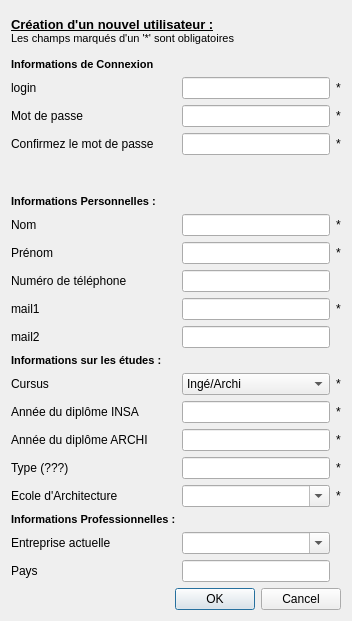
<?xml version="1.0" encoding="UTF-8"?>
<ui version="4.0">
 <class>registerDialog</class>
 <widget class="QDialog" name="registerDialog">
  <property name="geometry">
   <rect>
    <x>0</x>
    <y>0</y>
    <width>352</width>
    <height>621</height>
   </rect>
  </property>
  <property name="windowTitle">
   <string>Création d'un compte utilisateur</string>
  </property>
  <property name="windowIcon">
   <iconset resource="img.qrc">
    <normaloff>:/img/icon</normaloff>:/img/icon</iconset>
  </property>
  <property name="styleSheet">
   <string notr="true"/>
  </property>
  <property name="modal">
   <bool>true</bool>
  </property>
  <layout class="QVBoxLayout" name="verticalLayout">
   <item>
    <widget class="QLabel" name="label_18">
     <property name="text">
      <string>&lt;!DOCTYPE HTML PUBLIC &quot;-//W3C//DTD HTML 4.0//EN&quot; &quot;http://www.w3.org/TR/REC-html40/strict.dtd&quot;&gt;
&lt;html&gt;&lt;head&gt;&lt;meta name=&quot;qrichtext&quot; content=&quot;1&quot; /&gt;&lt;style type=&quot;text/css&quot;&gt;
p, li { white-space: pre-wrap; }
&lt;/style&gt;&lt;/head&gt;&lt;body style=&quot; font-family:'MS Shell Dlg 2'; font-size:8.25pt; font-weight:400; font-style:normal;&quot;&gt;
&lt;p style=&quot; margin-top:0px; margin-bottom:0px; margin-left:0px; margin-right:0px; -qt-block-indent:0; text-indent:0px;&quot;&gt;&lt;span style=&quot; font-size:10pt; font-weight:600; text-decoration: underline;&quot;&gt;Création d'un nouvel utilisateur :&lt;/span&gt;&lt;/p&gt;
&lt;p style=&quot; margin-top:0px; margin-bottom:0px; margin-left:0px; margin-right:0px; -qt-block-indent:0; text-indent:0px;&quot;&gt;&lt;span style=&quot; font-size:8pt;&quot;&gt;Les champs marqués d'un '*' sont obligatoires&lt;/span&gt;&lt;/p&gt;&lt;/body&gt;&lt;/html&gt;</string>
     </property>
    </widget>
   </item>
   <item>
    <layout class="QGridLayout" name="gridLayout">
     <item row="0" column="0">
      <widget class="QLabel" name="label_15">
       <property name="text">
        <string>&lt;!DOCTYPE HTML PUBLIC &quot;-//W3C//DTD HTML 4.0//EN&quot; &quot;http://www.w3.org/TR/REC-html40/strict.dtd&quot;&gt;
&lt;html&gt;&lt;head&gt;&lt;meta name=&quot;qrichtext&quot; content=&quot;1&quot; /&gt;&lt;style type=&quot;text/css&quot;&gt;
p, li { white-space: pre-wrap; }
&lt;/style&gt;&lt;/head&gt;&lt;body style=&quot; font-family:'MS Shell Dlg 2'; font-size:8.25pt; font-weight:400; font-style:normal;&quot;&gt;
&lt;p style=&quot; margin-top:0px; margin-bottom:0px; margin-left:0px; margin-right:0px; -qt-block-indent:0; text-indent:0px;&quot;&gt;&lt;span style=&quot; font-size:8pt; font-weight:600;&quot;&gt;Informations de Connexion&lt;/span&gt;&lt;/p&gt;&lt;/body&gt;&lt;/html&gt;</string>
       </property>
      </widget>
     </item>
     <item row="1" column="0">
      <widget class="QLabel" name="label">
       <property name="text">
        <string>login</string>
       </property>
      </widget>
     </item>
     <item row="1" column="1">
      <widget class="QLineEdit" name="leLogin"/>
     </item>
     <item row="1" column="2">
      <widget class="QLabel" name="label_20">
       <property name="text">
        <string>*</string>
       </property>
      </widget>
     </item>
     <item row="2" column="0">
      <widget class="QLabel" name="label_2">
       <property name="text">
        <string>Mot de passe</string>
       </property>
      </widget>
     </item>
     <item row="2" column="1">
      <widget class="QLineEdit" name="lePassword">
       <property name="echoMode">
        <enum>QLineEdit::Password</enum>
       </property>
      </widget>
     </item>
     <item row="2" column="2">
      <widget class="QLabel" name="label_21">
       <property name="text">
        <string>*</string>
       </property>
      </widget>
     </item>
     <item row="3" column="0">
      <widget class="QLabel" name="label_14">
       <property name="text">
        <string>Confirmez le mot de passe</string>
       </property>
      </widget>
     </item>
     <item row="3" column="1">
      <widget class="QLineEdit" name="lePassword2">
       <property name="echoMode">
        <enum>QLineEdit::Password</enum>
       </property>
      </widget>
     </item>
     <item row="3" column="2">
      <widget class="QLabel" name="label_22">
       <property name="text">
        <string>*</string>
       </property>
      </widget>
     </item>
     <item row="6" column="0">
      <widget class="QLabel" name="label_16">
       <property name="text">
        <string>&lt;!DOCTYPE HTML PUBLIC &quot;-//W3C//DTD HTML 4.0//EN&quot; &quot;http://www.w3.org/TR/REC-html40/strict.dtd&quot;&gt;
&lt;html&gt;&lt;head&gt;&lt;meta name=&quot;qrichtext&quot; content=&quot;1&quot; /&gt;&lt;style type=&quot;text/css&quot;&gt;
p, li { white-space: pre-wrap; }
&lt;/style&gt;&lt;/head&gt;&lt;body style=&quot; font-family:'MS Shell Dlg 2'; font-size:8.25pt; font-weight:400; font-style:normal;&quot;&gt;
&lt;p style=&quot; margin-top:0px; margin-bottom:0px; margin-left:0px; margin-right:0px; -qt-block-indent:0; text-indent:0px;&quot;&gt;&lt;span style=&quot; font-size:8pt; font-weight:600;&quot;&gt;Informations &lt;/span&gt;&lt;span style=&quot; font-size:8pt; font-weight:600;&quot;&gt;Personnelles :&lt;/span&gt;&lt;/p&gt;&lt;/body&gt;&lt;/html&gt;</string>
       </property>
      </widget>
     </item>
     <item row="7" column="0">
      <widget class="QLabel" name="label_3">
       <property name="text">
        <string>Nom</string>
       </property>
      </widget>
     </item>
     <item row="7" column="1">
      <widget class="QLineEdit" name="leNom"/>
     </item>
     <item row="7" column="2">
      <widget class="QLabel" name="label_23">
       <property name="text">
        <string>*</string>
       </property>
      </widget>
     </item>
     <item row="8" column="0">
      <widget class="QLabel" name="label_4">
       <property name="text">
        <string>Prénom</string>
       </property>
      </widget>
     </item>
     <item row="8" column="1">
      <widget class="QLineEdit" name="lePrenom"/>
     </item>
     <item row="8" column="2">
      <widget class="QLabel" name="label_24">
       <property name="text">
        <string>*</string>
       </property>
      </widget>
     </item>
     <item row="9" column="0">
      <widget class="QLabel" name="label_31">
       <property name="text">
        <string>Numéro de téléphone</string>
       </property>
      </widget>
     </item>
     <item row="9" column="1">
      <widget class="QLineEdit" name="leNumTel"/>
     </item>
     <item row="10" column="0">
      <widget class="QLabel" name="label_5">
       <property name="text">
        <string>mail1 </string>
       </property>
      </widget>
     </item>
     <item row="10" column="1">
      <widget class="QLineEdit" name="leMail1"/>
     </item>
     <item row="10" column="2">
      <widget class="QLabel" name="label_25">
       <property name="text">
        <string>*</string>
       </property>
      </widget>
     </item>
     <item row="11" column="0">
      <widget class="QLabel" name="label_6">
       <property name="text">
        <string>mail2</string>
       </property>
      </widget>
     </item>
     <item row="11" column="1">
      <widget class="QLineEdit" name="leMail2"/>
     </item>
     <item row="12" column="0">
      <widget class="QLabel" name="label_19">
       <property name="text">
        <string>&lt;!DOCTYPE HTML PUBLIC &quot;-//W3C//DTD HTML 4.0//EN&quot; &quot;http://www.w3.org/TR/REC-html40/strict.dtd&quot;&gt;
&lt;html&gt;&lt;head&gt;&lt;meta name=&quot;qrichtext&quot; content=&quot;1&quot; /&gt;&lt;style type=&quot;text/css&quot;&gt;
p, li { white-space: pre-wrap; }
&lt;/style&gt;&lt;/head&gt;&lt;body style=&quot; font-family:'MS Shell Dlg 2'; font-size:8.25pt; font-weight:400; font-style:normal;&quot;&gt;
&lt;p style=&quot; margin-top:0px; margin-bottom:0px; margin-left:0px; margin-right:0px; -qt-block-indent:0; text-indent:0px;&quot;&gt;&lt;span style=&quot; font-size:8pt; font-weight:600;&quot;&gt;Informations sur les études :&lt;/span&gt;&lt;/p&gt;&lt;/body&gt;&lt;/html&gt;</string>
       </property>
      </widget>
     </item>
     <item row="13" column="0">
      <widget class="QLabel" name="label_7">
       <property name="text">
        <string>Cursus</string>
       </property>
      </widget>
     </item>
     <item row="13" column="1">
      <widget class="QComboBox" name="cbCursus">
       <item>
        <property name="text">
         <string>Ingé/Archi</string>
        </property>
       </item>
       <item>
        <property name="text">
         <string>Archi/Ingé</string>
        </property>
       </item>
      </widget>
     </item>
     <item row="13" column="2">
      <widget class="QLabel" name="label_26">
       <property name="text">
        <string>*</string>
       </property>
      </widget>
     </item>
     <item row="14" column="0">
      <widget class="QLabel" name="label_8">
       <property name="text">
        <string>Année du diplôme INSA</string>
       </property>
      </widget>
     </item>
     <item row="14" column="1">
      <widget class="QLineEdit" name="leAnneeDiplomeINSA"/>
     </item>
     <item row="14" column="2">
      <widget class="QLabel" name="label_27">
       <property name="text">
        <string>*</string>
       </property>
      </widget>
     </item>
     <item row="15" column="0">
      <widget class="QLabel" name="label_9">
       <property name="text">
        <string>Année du diplôme ARCHI</string>
       </property>
      </widget>
     </item>
     <item row="15" column="1">
      <widget class="QLineEdit" name="leAnneeDiplomeARCHI"/>
     </item>
     <item row="15" column="2">
      <widget class="QLabel" name="label_28">
       <property name="text">
        <string>*</string>
       </property>
      </widget>
     </item>
     <item row="16" column="0">
      <widget class="QLabel" name="label_10">
       <property name="text">
        <string>Type (???)</string>
       </property>
      </widget>
     </item>
     <item row="16" column="1">
      <widget class="QLineEdit" name="leType"/>
     </item>
     <item row="16" column="2">
      <widget class="QLabel" name="label_29">
       <property name="text">
        <string>*</string>
       </property>
      </widget>
     </item>
     <item row="17" column="0">
      <widget class="QLabel" name="label_11">
       <property name="text">
        <string>Ecole d'Architecture</string>
       </property>
      </widget>
     </item>
     <item row="17" column="1">
      <widget class="QComboBox" name="cbEcole">
       <property name="editable">
        <bool>true</bool>
       </property>
       <property name="currentIndex">
        <number>-1</number>
       </property>
      </widget>
     </item>
     <item row="17" column="2">
      <widget class="QLabel" name="label_30">
       <property name="text">
        <string>*</string>
       </property>
      </widget>
     </item>
     <item row="18" column="0">
      <widget class="QLabel" name="label_17">
       <property name="text">
        <string>&lt;!DOCTYPE HTML PUBLIC &quot;-//W3C//DTD HTML 4.0//EN&quot; &quot;http://www.w3.org/TR/REC-html40/strict.dtd&quot;&gt;
&lt;html&gt;&lt;head&gt;&lt;meta name=&quot;qrichtext&quot; content=&quot;1&quot; /&gt;&lt;style type=&quot;text/css&quot;&gt;
p, li { white-space: pre-wrap; }
&lt;/style&gt;&lt;/head&gt;&lt;body style=&quot; font-family:'MS Shell Dlg 2'; font-size:8.25pt; font-weight:400; font-style:normal;&quot;&gt;
&lt;p style=&quot; margin-top:0px; margin-bottom:0px; margin-left:0px; margin-right:0px; -qt-block-indent:0; text-indent:0px;&quot;&gt;&lt;span style=&quot; font-size:8pt; font-weight:600;&quot;&gt;Informations &lt;/span&gt;&lt;span style=&quot; font-size:8pt; font-weight:600;&quot;&gt;Professionnelles :&lt;/span&gt;&lt;/p&gt;&lt;/body&gt;&lt;/html&gt;</string>
       </property>
      </widget>
     </item>
     <item row="19" column="0">
      <widget class="QLabel" name="label_12">
       <property name="text">
        <string>Entreprise actuelle</string>
       </property>
      </widget>
     </item>
     <item row="19" column="1">
      <widget class="QComboBox" name="cbEntreprise">
       <property name="editable">
        <bool>true</bool>
       </property>
      </widget>
     </item>
     <item row="20" column="0">
      <widget class="QLabel" name="label_13">
       <property name="text">
        <string>Pays</string>
       </property>
      </widget>
     </item>
     <item row="20" column="1">
      <widget class="QLineEdit" name="lePays"/>
     </item>
     <item row="4" column="1">
      <widget class="PasswordHardness" name="passwordHardnessMeter" native="true">
       <property name="minimumSize">
        <size>
         <width>139</width>
         <height>28</height>
        </size>
       </property>
       <property name="maximumSize">
        <size>
         <width>139</width>
         <height>28</height>
        </size>
       </property>
      </widget>
     </item>
    </layout>
   </item>
   <item>
    <widget class="QDialogButtonBox" name="buttonBox">
     <property name="orientation">
      <enum>Qt::Horizontal</enum>
     </property>
     <property name="standardButtons">
      <set>QDialogButtonBox::Cancel|QDialogButtonBox::Ok</set>
     </property>
    </widget>
   </item>
  </layout>
 </widget>
 <customwidgets>
  <customwidget>
   <class>PasswordHardness</class>
   <extends>QWidget</extends>
   <header>PasswordHardness.h</header>
   <container>1</container>
  </customwidget>
 </customwidgets>
 <tabstops>
  <tabstop>leLogin</tabstop>
  <tabstop>lePassword</tabstop>
  <tabstop>lePassword2</tabstop>
  <tabstop>leNom</tabstop>
  <tabstop>lePrenom</tabstop>
  <tabstop>leNumTel</tabstop>
  <tabstop>leMail1</tabstop>
  <tabstop>leMail2</tabstop>
  <tabstop>cbCursus</tabstop>
  <tabstop>leAnneeDiplomeINSA</tabstop>
  <tabstop>leAnneeDiplomeARCHI</tabstop>
  <tabstop>leType</tabstop>
  <tabstop>lePays</tabstop>
  <tabstop>buttonBox</tabstop>
 </tabstops>
 <resources>
  <include location="img.qrc"/>
 </resources>
 <connections>
  <connection>
   <sender>buttonBox</sender>
   <signal>rejected()</signal>
   <receiver>registerDialog</receiver>
   <slot>reject()</slot>
   <hints>
    <hint type="sourcelabel">
     <x>316</x>
     <y>260</y>
    </hint>
    <hint type="destinationlabel">
     <x>286</x>
     <y>274</y>
    </hint>
   </hints>
  </connection>
 </connections>
</ui>
